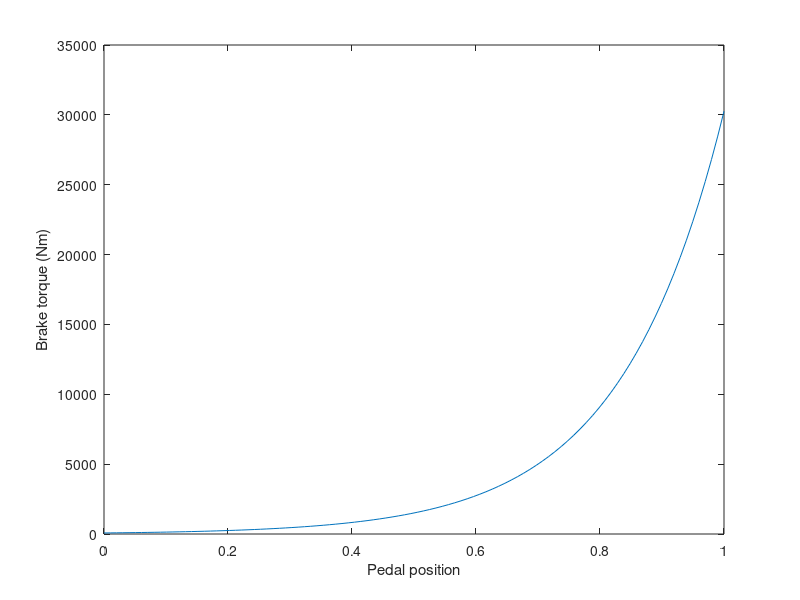

Write MATLAB code to recreate this figure.
% Pedal position (0 to 1)
pedal_position = 0.5;

% Brake pad coefficient of friction
mu = 0.3;

% Brake rotor radius (m)
r = 0.25;

% Maximum brake force (N)
F_max = 1000;

% Exponent for brake force-pedal position relationship
n = 6;

% Calculate brake torque
F = F_max * exp(n * pedal_position);
T = mu * F * r;

% Print brake torque
fprintf('Brake torque: %f Nm\n', T);

% Calculate brake torque for a range of pedal positions
pedal_positions = linspace(0, 1, 100);
brake_torques = zeros(size(pedal_positions));
for i = 1:length(pedal_positions)
  F = F_max * exp(n * pedal_positions(i));
  brake_torques(i) = mu * F * r;
end

% Plot brake torque vs. pedal position
figure
plot(pedal_positions, brake_torques)
xlabel('Pedal position')
ylabel('Brake torque (Nm)')
